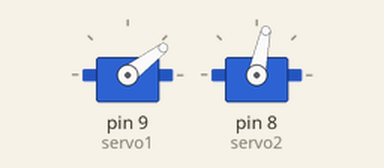
Recording of a sketch running on a simulated Arduino Uno, built with avr-gcc and run on an emulated ATmega328P. On the bench: 2 × servo.

Above: at 1.05 s.
At 5.85 s:
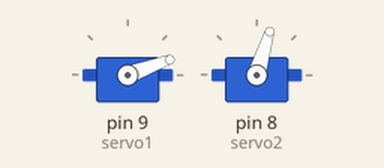
At 14.05 s:
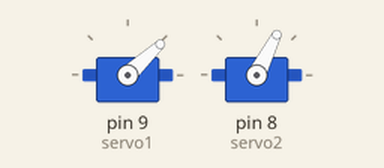
Timing chart, 0 to 21.9 s (numbered marks = the images above):
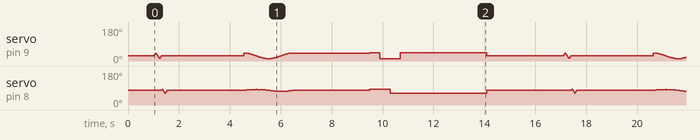

The sketch:

RangeOfMotionTest.ino
```cpp
#include <Servo.h>

Servo servo1;
Servo servo2;

int pos;
int pos2;
int zeroPos = 28;
int zeroPos2 = 78;
int maxPos = 43;
int maxPos2 = 83;
int minPos = 13;
int minPos2 = 63;
int dlay = 5;
int radiusX = 15;
int radiusY = 5;

void setup() {
  //Servo Setup
  servo1.attach(9);
  servo2.attach(8);
  servo1.write(zeroPos);
  servo2.write(zeroPos2);
  delay(1000);
  servo1.write(zeroPos);
  servo2.write(zeroPos2);


}

void loop() {
 tvcCode();
 delay(3000);
 circularMotion();
 delay(3000);
 fourCorners();
 delay(3000);
 servo1.write(zeroPos);
 servo2.write(zeroPos2);
 delay(3000);
}


void tvcCode(){
  //Range of Motion Test
  //Oscillates between max and min positions
  //First is X-axis (Upper Servo)
  //Second is Y-axis (Lower Servo)
  for(pos=zeroPos; pos<=maxPos; pos+=1)
  {
    servo1.write(pos);
    delay(dlay);
  }
  for(pos=maxPos; pos>=minPos; pos-=1)
  {
    servo1.write(pos);
    delay(dlay);
  }
  for(pos=minPos; pos<=zeroPos; pos+=1)
  {
    servo1.write(pos);
    delay(dlay);
  }

  for(pos2=zeroPos2; pos2<=maxPos2; pos2+=1)
  {
    servo2.write(pos2);
    delay(dlay);
  }
  for(pos2=maxPos2; pos2>=minPos2; pos2-=1)
  {
    servo2.write(pos2);
    delay(dlay);
  }
  for(pos2=minPos2; pos2<=zeroPos2; pos2+=1)
  {
    servo2.write(pos2);
    delay(dlay);
  }
}

void circularMotion() {
  for (int i = 0; i < 360; i += 1) {
    int xPos = zeroPos + radiusX * cos(radians(i));
    int yPos = zeroPos2 + radiusY * sin(radians(i));

    servo1.write(xPos);
    servo2.write(yPos);
    delay(dlay);
  }
}

void fourCorners(){
  servo1.write(maxPos);
  servo2.write(maxPos2);
  delay(400);
  servo1.write(minPos);
  delay(400);
  servo2.write(minPos2);
  delay(400);
  servo1.write(maxPos);
  delay(400);

}
```

Measured:
- by itself, servo on pin 9 (servo1): moves between 13° and 43°, repeating every 16.1 s
- by itself, servo on pin 8 (servo2): moves between 63° and 83°, repeating every 16.1 s
